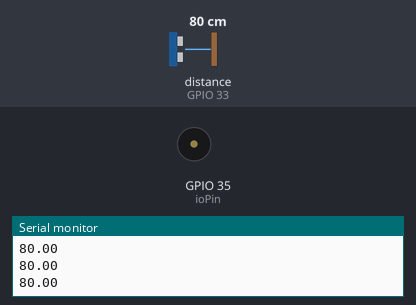
Bench run of a sketch on a simulated ESP32. Parts: buzzer (waves = sounding), the last lines printed to the serial monitor. Inputs (shaded band) come from the test bench; at power-on: distance to the obstacle (sensor on GPIO 33) 80 cm. The echo pulse lasts 58.3 µs per cm.

Above: at 1.3 s.
1.4 s: distance to the obstacle (sensor on GPIO 33) set to 23 cm
2.9 s: distance to the obstacle (sensor on GPIO 33) set to 19 cm
At 3.5 s:
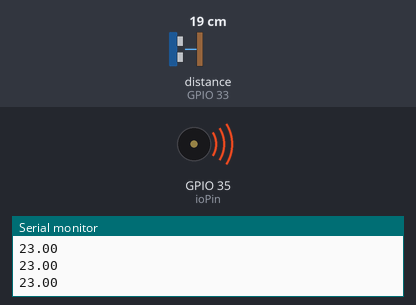
Timing chart, 0 to 11.9 s (numbered marks = the images above; inputs shaded):
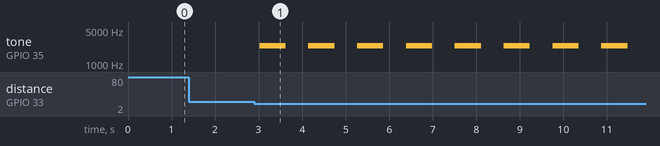

The sketch:

sketch.ino
```cpp
#include <HCSR04.h>
#include <Buzzer.h>


const int trigPin = 31;
const int echoPin = 33;
const int ioPin = 35;
Buzzer buzzer(ioPin);
UltraSonicDistanceSensor distanceSensor(trigPin, echoPin);


void setup() {
  Serial.begin(300);
}


void loop() {
  float distance = distanceSensor.measureDistanceCm();

  if (distance <= 20) {
    buzzer.begin(0);
    buzzer.sound(NOTE_D7, 300);
    buzzer.sound(NOTE_D7, 300);
    buzzer.end(20);
  }

  Serial.println(distance);

  delay(500);
}
```

Measured:
- the behaviour switches between 21 and 20 cm on distance to the obstacle (sensor on GPIO 33) (found by bisection; images 0 and 1)
- after the input at 2.9 s, tone on GPIO 35 (ioPin): alternates 2349 Hz for 0.60 s and silent for 0.52 s, starting after 0.12 s
